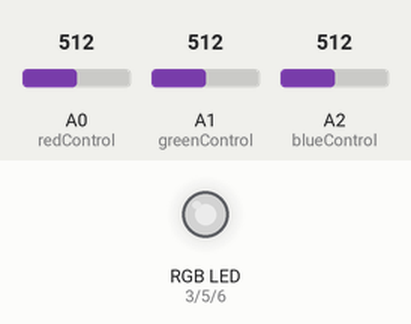
This sketch was run on a simulated Arduino Uno, built with avr-gcc and run on an emulated ATmega328P. Parts: an RGB LED mixed from three pins (HIGH = lit). The inputs (shaded band) are chosen by the test bench; at power-on: A0 (redControl) = 512, A1 (greenControl) = 512, A2 (blueControl) = 512. Dim RGB values are drawn brighter than linear; what the sketch prints to the serial monitor is not drawn.

Above: at 1.2 s.
1.3 s: A0 (redControl) set to 415
At 2.3 s:
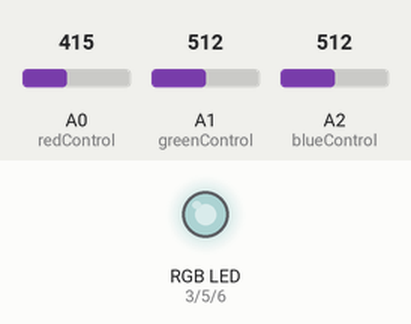
3.3 s: A0 (redControl) set to 394
At 4.5 s:
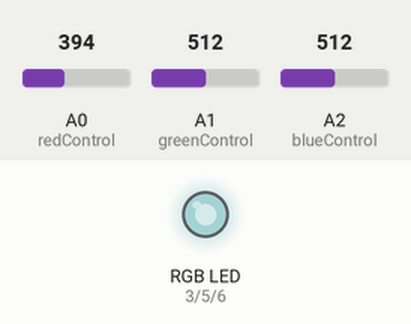
5.1 s: A1 (greenControl) set to 412
At 6.5 s:
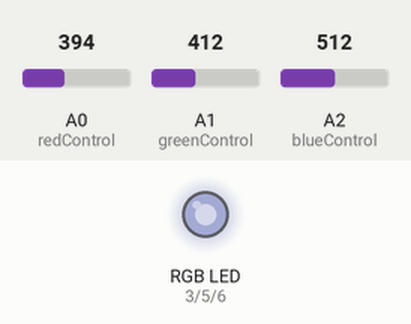
6.9 s: A1 (greenControl) set to 384
At 7.3 s:
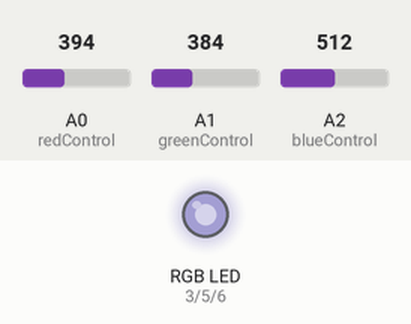
8.7 s: A2 (blueControl) set to 419
At 9.9 s:
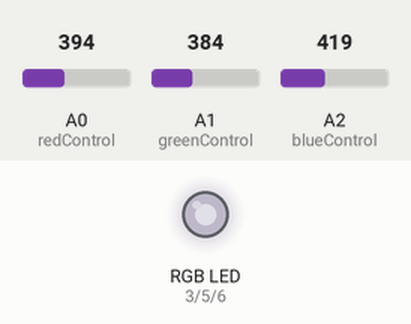
10.2 s: A2 (blueControl) set to 388
At 10.6 s:
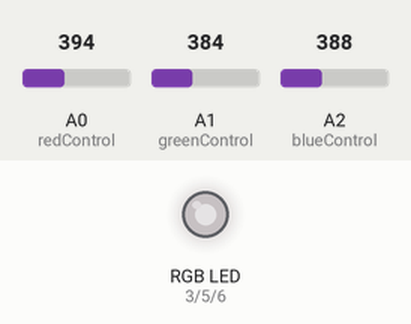
Timing chart, 0 to 13.0 s (numbered marks = the images above; inputs shaded):
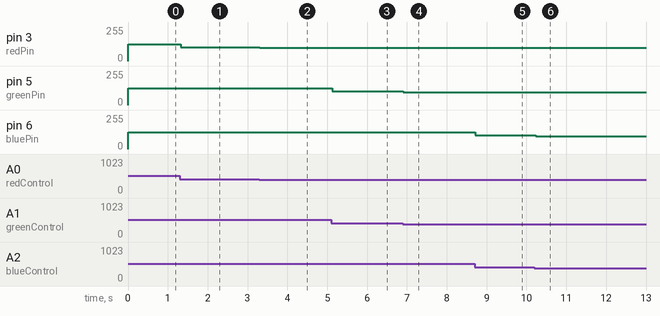

Measured:
- after the input at 1.3 s, pin 3 (redPin): 127/255 → 103/255 at once
- after the input at 3.3 s, pin 3 (redPin): 103/255 → 98/255 at once
- after the input at 5.1 s, pin 5 (greenPin): 127/255 → 102/255 at once
- after the input at 6.9 s, pin 5 (greenPin): 102/255 → 95/255 at once
- after the input at 8.7 s, pin 6 (bluePin): 127/255 → 104/255 at once
- after the input at 10.2 s, pin 6 (bluePin): 104/255 → 96/255 at once

The sketch:

sketch6-3.ino
```cpp
int redPin = 3;
int greenPin = 5;
int bluePin = 6;

int redControl = A0;
int greenControl = A1;
int blueControl = A2;

int redVal, GreenVal, blueVal;

void setup() {
    pinMode(redPin,OUTPUT);
    pinMode(greenPin,OUTPUT);
    pinMode(bluePin,OUTPUT);

    Serial.begin(9600);
}

void loop() {
    redVal = analogRead(redControl);
    GreenVal = analogRead(greenControl);
    blueVal = analogRead(blueControl);

    redVal = map(redVal, 0 , 1023, 0, 255);
    GreenVal = map(GreenVal, 0, 1023, 0, 255);
    blueVal = map(blueVal, 0, 1023, 0, 255);

    setColor(redVal, GreenVal, blueVal);

    Serial.print(" - Red: ");
    Serial.print(redVal);
    Serial.print(" - Green: ");
    Serial.print(GreenVal);
    Serial.print(" - Blue: ");
    Serial.print(blueVal);
}

void setColor(int redValue, int greenValue, int blueValue) {
    analogWrite(redPin,redValue);
    analogWrite(greenPin,greenValue);
    analogWrite(bluePin,blueValue);
}
```
